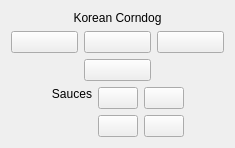
     <widget class="QWidget" name="korDog">
      <layout class="QGridLayout" name="gridLayout_19">
       <item row="1" column="0">
        <layout class="QGridLayout" name="gridLayout_18">
         <item row="0" column="0">
          <widget class="QPushButton" name="korDog_classic">
           <property name="text">
            <string/>
           </property>
           <property name="icon">
            <iconset resource="teaIcons/foods/foodIcons.qrc">
             <normaloff>:/icons/korDog/classic.png</normaloff>:/icons/korDog/classic.png</iconset>
           </property>
           <property name="iconSize">
            <size>
             <width>170</width>
             <height>95</height>
            </size>
           </property>
           <property name="checkable">
            <bool>true</bool>
           </property>
          </widget>
         </item>
        </layout>
       </item>
       <item row="1" column="1">
        <widget class="QPushButton" name="korDog_frenchfry">
         <property name="text">
          <string/>
         </property>
         <property name="icon">
          <iconset resource="teaIcons/foods/foodIcons.qrc">
           <normaloff>:/icons/korDog/frenchFry.png</normaloff>:/icons/korDog/frenchFry.png</iconset>
         </property>
         <property name="iconSize">
          <size>
           <width>170</width>
           <height>95</height>
          </size>
         </property>
         <property name="checkable">
          <bool>true</bool>
         </property>
        </widget>
       </item>
       <item row="0" column="0" colspan="3">
        <widget class="QLabel" name="korDog_label">
         <property name="text">
          <string>Korean Corndog</string>
         </property>
         <property name="alignment">
          <set>Qt::AlignCenter</set>
         </property>
        </widget>
       </item>
       <item row="1" column="2">
        <widget class="QPushButton" name="korDog_cheese">
         <property name="text">
          <string/>
         </property>
         <property name="icon">
          <iconset resource="teaIcons/foods/foodIcons.qrc">
           <normaloff>:/icons/korDog/cheeseDog.png</normaloff>:/icons/korDog/cheeseDog.png</iconset>
         </property>
         <property name="iconSize">
          <size>
           <width>170</width>
           <height>95</height>
          </size>
         </property>
         <property name="checkable">
          <bool>true</bool>
         </property>
        </widget>
       </item>
       <item row="2" column="1">
        <widget class="QPushButton" name="korDog_mozza">
         <property name="text">
          <string/>
         </property>
         <property name="icon">
          <iconset resource="teaIcons/foods/foodIcons.qrc">
           <normaloff>:/icons/korDog/mozzaDog.png</normaloff>:/icons/korDog/mozzaDog.png</iconset>
         </property>
         <property name="iconSize">
          <size>
           <width>170</width>
           <height>95</height>
          </size>
         </property>
         <property name="checkable">
          <bool>true</bool>
         </property>
        </widget>
       </item>
       <item row="3" column="0" colspan="3">
        <layout class="QHBoxLayout" name="horizontalLayout_16">
         <item>
          <spacer name="horizontalSpacer_8">
           <property name="orientation">
            <enum>Qt::Horizontal</enum>
           </property>
           <property name="sizeHint" stdset="0">
            <size>
             <width>40</width>
             <height>20</height>
            </size>
           </property>
          </spacer>
         </item>
         <item>
          <widget class="QLabel" name="korDog_flavorLabel">
           <property name="text">
            <string>Sauces</string>
           </property>
           <property name="alignment">
            <set>Qt::AlignRight|Qt::AlignTop|Qt::AlignTrailing</set>
           </property>
          </widget>
         </item>
         <item>
          <layout class="QVBoxLayout" name="verticalLayout_15">
           <item>
            <widget class="QPushButton" name="addKorDog_mayo">
             <property name="text">
              <string/>
             </property>
             <property name="icon">
              <iconset resource="teaIcons/foods/foodIcons.qrc">
               <normaloff>:/icons/korDog/mayo.png</normaloff>:/icons/korDog/mayo.png</iconset>
             </property>
             <property name="iconSize">
              <size>
               <width>120</width>
               <height>70</height>
              </size>
             </property>
             <property name="checkable">
              <bool>true</bool>
             </property>
            </widget>
           </item>
           <item>
            <widget class="QPushButton" name="addKorDog_mustard">
             <property name="text">
              <string/>
             </property>
             <property name="icon">
              <iconset resource="teaIcons/foods/foodIcons.qrc">
               <normaloff>:/icons/korDog/mustard.png</normaloff>:/icons/korDog/mustard.png</iconset>
             </property>
             <property name="iconSize">
              <size>
               <width>120</width>
               <height>70</height>
              </size>
             </property>
             <property name="checkable">
              <bool>true</bool>
             </property>
            </widget>
           </item>
          </layout>
         </item>
         <item>
          <layout class="QVBoxLayout" name="verticalLayout_16">
           <item>
            <widget class="QPushButton" name="addKorDog_catsup">
             <property name="text">
              <string/>
             </property>
             <property name="icon">
              <iconset resource="teaIcons/foods/foodIcons.qrc">
               <normaloff>:/icons/korDog/catsup.png</normaloff>:/icons/korDog/catsup.png</iconset>
             </property>
             <property name="iconSize">
              <size>
               <width>120</width>
               <height>70</height>
              </size>
             </property>
             <property name="checkable">
              <bool>true</bool>
             </property>
            </widget>
           </item>
           <item>
            <widget class="QPushButton" name="addKorDog_hotSauce">
             <property name="text">
              <string/>
             </property>
             <property name="icon">
              <iconset resource="teaIcons/foods/foodIcons.qrc">
               <normaloff>:/icons/korDog/hotSauce.png</normaloff>:/icons/korDog/hotSauce.png</iconset>
             </property>
             <property name="iconSize">
              <size>
               <width>120</width>
               <height>70</height>
              </size>
             </property>
             <property name="checkable">
              <bool>true</bool>
             </property>
            </widget>
           </item>
          </layout>
         </item>
         <item>
          <spacer name="horizontalSpacer_6">
           <property name="orientation">
            <enum>Qt::Horizontal</enum>
           </property>
           <property name="sizeHint" stdset="0">
            <size>
             <width>40</width>
             <height>20</height>
            </size>
           </property>
          </spacer>
         </item>
        </layout>
       </item>
      </layout>
     </widget>
